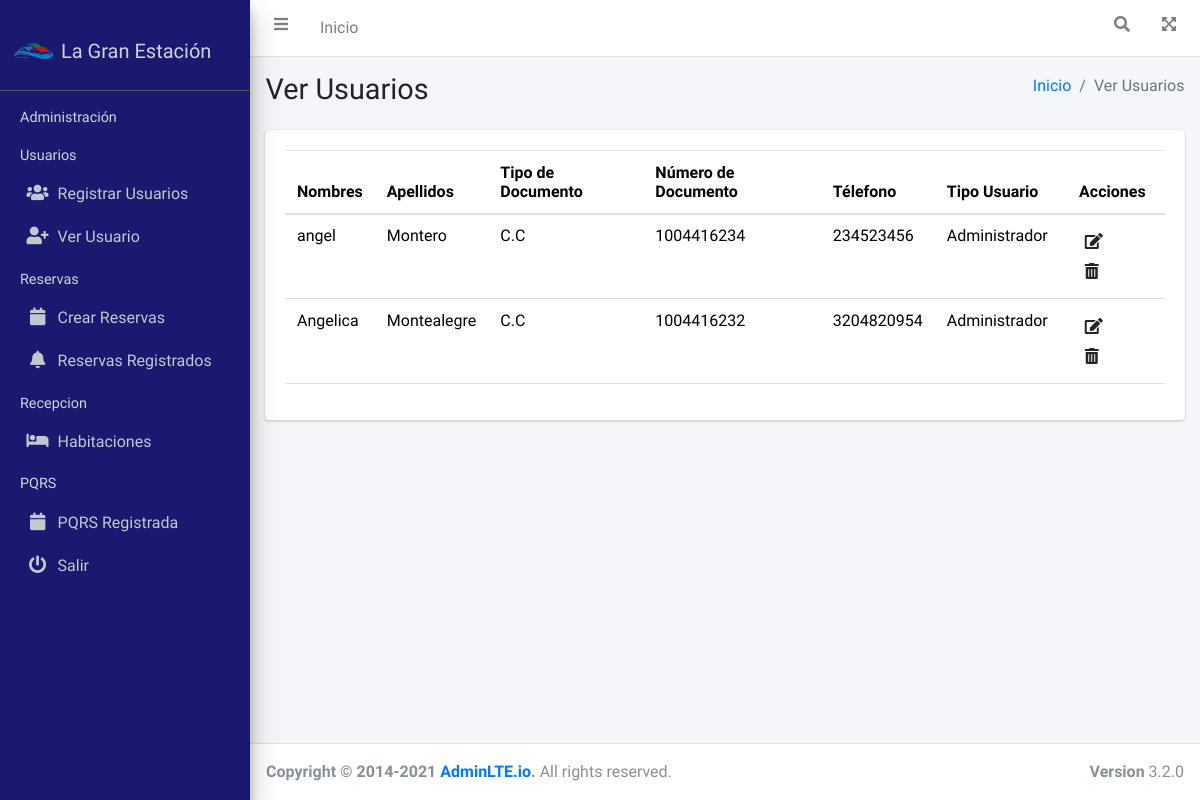
The app's page /user/ (signed in), older data.
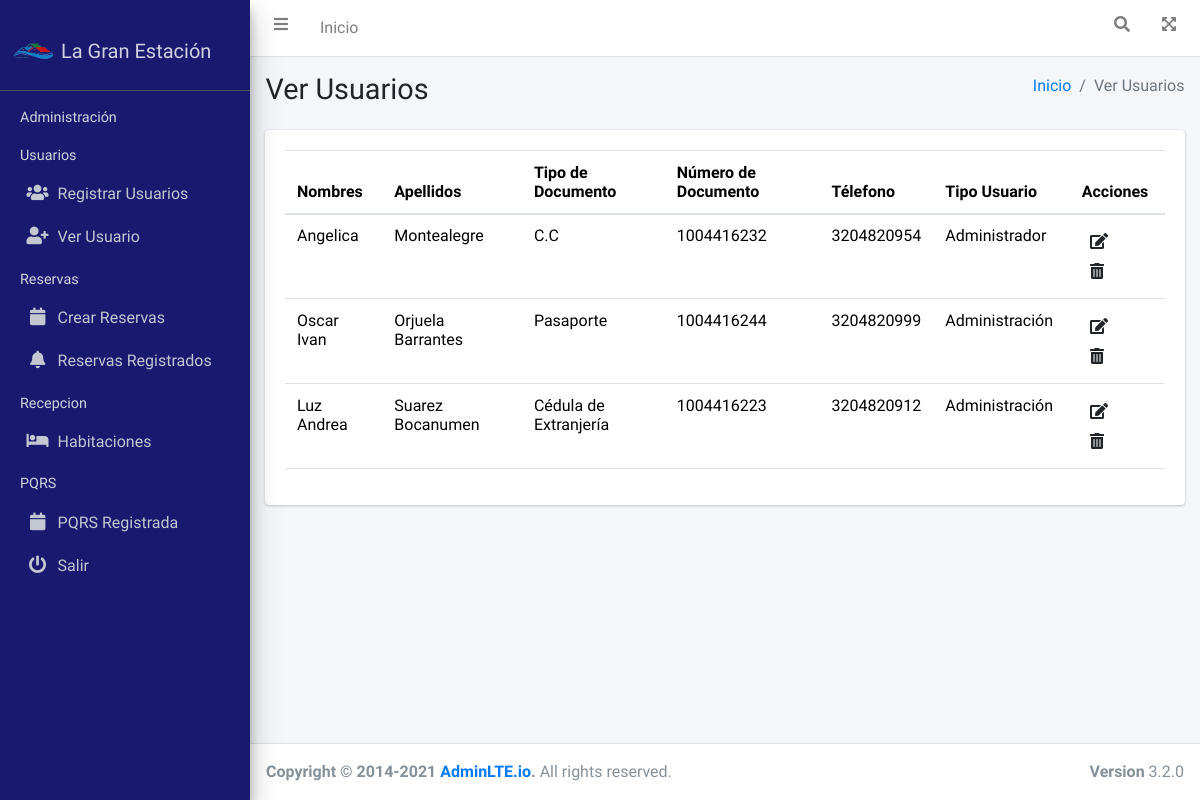
The same page, newer data.
### usuarios/models.py (models this page shows)
class Usuario(models.Model):
    nombres=models.CharField(max_length=45, verbose_name="Nombres")
    apellidos=models.CharField(max_length=45, verbose_name="Apellidos")
    email= models.EmailField(max_length=150, verbose_name='correo')
    class TipoDocumento(models.TextChoices):
        CC='Cédula de Ciudadanía', _('Cédula de Ciudadanía')
        CE='Cédula de Extranjería', _('Cédula de Extranjería')
        PP='Pasaporte', _('Pasaporte')
        TI='Tarjeta de Identidad', _('Tarjeta de Identidad')
        OT='Otro Tipo de Documento', _('Otro Tipo de Documento')
    tipoDocumento=models.CharField(max_length=25, choices=TipoDocumento.choices, default=TipoDocumento.CC, verbose_name="Tipo de Documento")
    numeroDocumento=models.CharField(max_length=45, unique=True, verbose_name="Número de Documento")
    telefono=models.CharField(max_length=15, verbose_name="Teléfono", blank=True)
    class tipoUsuario(models.TextChoices):
        Administrador='Administración', _('Administrador')
        Recepción='Recepción', _('Recepción')
    tipoUsuario=models.CharField(max_length=20, choices=tipoUsuario.choices, default=tipoUsuario.Recepción, verbose_name="Tipo Usuario")
    class Estado(models.TextChoices):
        ACTIVO=1, ('Activo')
        INACTIVO=0, ('Inactivo')
    estado=models.CharField(max_length=1, choices=Estado.choices, default=Estado.ACTIVO, verbose_name="Estado")
    user=models.ForeignKey(User, on_delete= models.CASCADE)

### usuarios/views.py (the view)
# urls.py: path('user/',include('usuarios.urls')),
@login_required(login_url='inicio')
def usuarios(request):
    titulo="Ver Usuarios"
    usuarios=Usuario.objects.all()
    context={
        'titulo':titulo,
        'usuarios':usuarios
    }
    return render(request,'usuarios/usuarios.html',context)

### General/templates/usuarios/usuarios.html
{% extends 'partials/bodyAdmin.html' %}
{% load static %}
{% block contenido %}
<div class="container">
    <div class="card">
        <div class="card-body">
            <div id="example1_wrapper" class="dataTables_wrapper dt-bootstrap4">
                <table id="tabla-general" class="table">
                    <thead>
                        <th scope="">Nombres</th>
                        <th scope="">Apellidos</th>
                        <th scope="">Tipo de Documento</th>
                        <th scope="">Número de Documento</th>
                        <th scope="">Télefono</th>
                        <th scope="">Tipo Usuario</th>
                        <th scope="" class="text-center">Acciones</th>
                    </thead>
                    <tbody>
                        {% for usuario in usuarios   %}
                        <tr>
                            {% if usuario.estado == '1' %}
                            <td>{{usuario.nombres}}</td>
                            <td>{{usuario.apellidos}}</td>
                            <td>{{usuario.tipoDocumento}}</td>
                            <td >{{usuario.numeroDocumento}}</td>
                            <td>{{usuario.telefono}}</td>
                            <td>{{usuario.tipoUsuario}}</td>
                            <td ><a class="btn btn " href="{% url 'usuarios-editar' usuario.id %}"><i class="fas fa-edit"></i>
                            <a class="btn btn" href="{% url 'usuarios-eliminar' usuario.id %}"><i class="fas  fa-trash-alt"></i></td>
                            {% endif %}
                        </tr>
                        {% endfor %}
                    </tbody>
                </table>
            </div>
        </div>
    </div>
</div>
{% endblock contenido %}

Row changes from the older to the newer data that the page shows:
no longer on this page (row edited): Usuario: nombres "angel", apellidos "Montero", tipoDocumento "C.C", numeroDocumento "1004416234", telefono "234523456", tipoUsuario "Administrador"
added Usuario: nombres "Oscar Ivan", apellidos "Orjuela Barrantes", tipoDocumento "Pasaporte", numeroDocumento "1004416244", telefono "3204820999", tipoUsuario "Administración"
added Usuario: nombres "Luz Andrea", apellidos "Suarez Bocanumen", tipoDocumento "Cédula de Extranjería", numeroDocumento "1004416223", telefono "3204820912", tipoUsuario "Administración"
